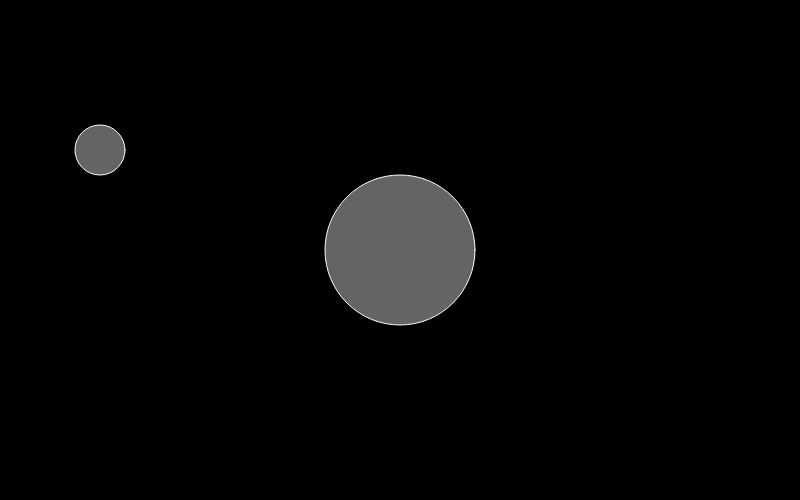
Frame 1 (no input)
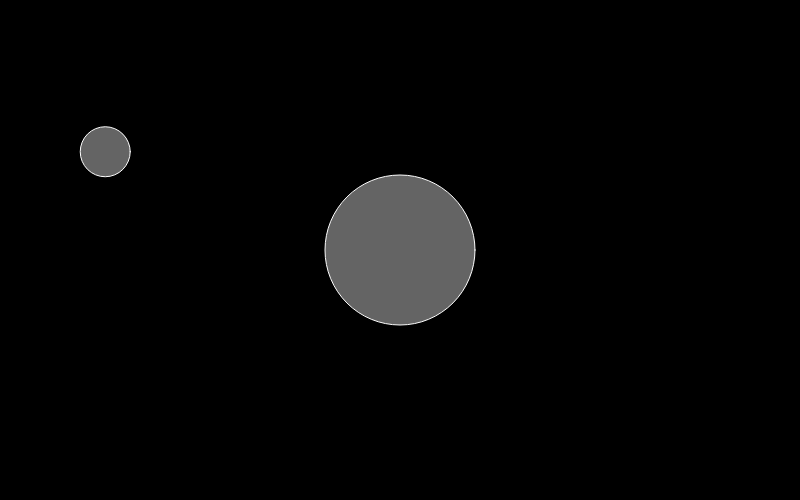
Frame 60 (no input)
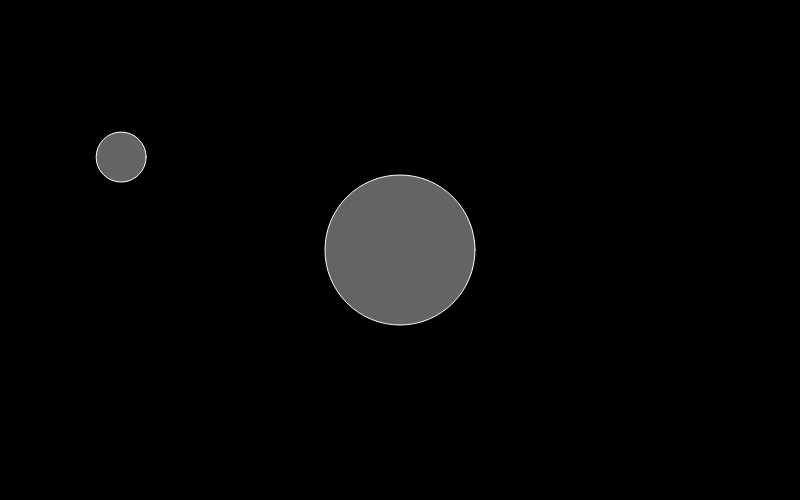
Frame 120 (the mouse pressed at the canvas centre since frame 60)

The p5.js sketch that drew these frames (run headless with seeded random() and noise() and a simulated clock; from frame 60 on, the mouse is pressed at the canvas centre):

// p5.js sketch
// ── sketch.js
let C_GRAVITY = 20;
let p1, p2;


function setup() {
  createCanvas(800, 500);
  background(0);

  p1 = new Particle(100, 150, 5); // (x,y,mass)
  p2 = new Particle(width/2, height/2, 15); // (x,y,mass)

}


function draw() {
  background(0);

  p1.applyAttraction(p2);
  p1.update();
  p1.display();

  p2.update();
  p2.display();
}
// ── Particle.js
"use strict";

class Particle {
  constructor(x, y, m) {
    this.pos = createVector(x, y);
    this.vel = createVector(0, 0);
    this.acc = createVector(0, 0);
    this.mass = m;
    this.rad = this.mass * 5;

  }
  applyForce(f) {
    let force = f.copy();
    force.div(this.mass); // *** mass!! ***
    this.acc.add(force);
  }
  applyAttraction(other) {
    let distance = this.pos.dist(other.pos);
    let magnitude = (C_GRAVITY * this.mass * other.mass) / (distance * distance);
    let force = p5.Vector.sub(other.pos, this.pos);
    force.normalize();
    force.mult(magnitude);
    this.applyForce(force);
  }
  update() {
    this.vel.add(this.acc); // vel = vel + acc;
    this.pos.add(this.vel); // pos = pos + vel;
    this.acc.mult(0); // acceleration has to be reset after being applied! ***
  }
  display() {
    push();
    translate(this.pos.x, this.pos.y);
    stroke(255);
    fill(255, 100);
    ellipse(0, 0, this.rad * 2, this.rad * 2);
    pop();
  }
}
